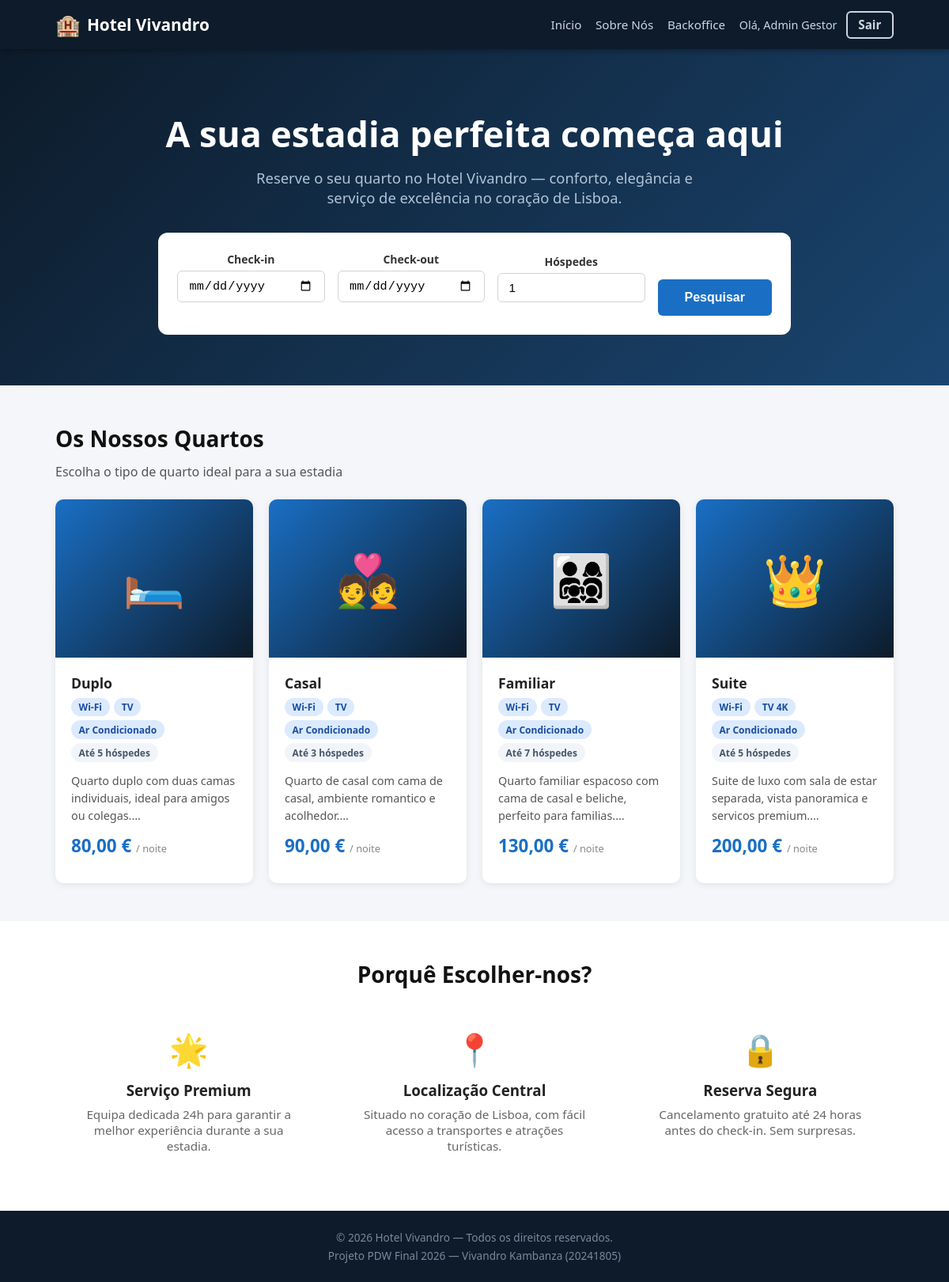
Screenshot of /backend/index.php (signed in) with the database file from the repository.
### tables this page shows
CREATE TABLE users (
    id          INT AUTO_INCREMENT PRIMARY KEY,
    name        VARCHAR(100)  NOT NULL,
    email       VARCHAR(150)  NOT NULL UNIQUE,
    password_hash VARCHAR(255) NOT NULL,
    role        ENUM('client','receptionist','manager') NOT NULL DEFAULT 'client',
    document_type ENUM('cc','passport','other') DEFAULT NULL,
    document_number VARCHAR(50) DEFAULT NULL,
    nif         VARCHAR(9)    DEFAULT NULL,
    phone       VARCHAR(20)   DEFAULT NULL,
    status      ENUM('active','inactive') NOT NULL DEFAULT 'active',
    created_at  DATETIME      NOT NULL DEFAULT CURRENT_TIMESTAMP
);

CREATE TABLE room_types (
    id                      INT AUTO_INCREMENT PRIMARY KEY,
    name                    VARCHAR(50)     NOT NULL,
    base_capacity           INT             NOT NULL,
    max_capacity            INT             NOT NULL,
    base_daily_rate         DECIMAL(10,2)   NOT NULL,
    breakfast_cost_per_guest DECIMAL(10,2)  NOT NULL DEFAULT 10.00,
    extra_guest_surcharge   DECIMAL(10,2)   NOT NULL DEFAULT 20.00,
    description             TEXT,
    amenities               VARCHAR(255)    DEFAULT NULL,
    status                  ENUM('active','inactive') NOT NULL DEFAULT 'active'
);

### backend/includes/auth.php (called while the page is built, shortened)
<?php
require_once __DIR__ . '/functions.php';
function isLoggedIn(): bool {
    return isset($_SESSION['user_id']);
}
function currentUser(): ?array {
    static $user = null;
    if ($user === null) {
        $pdo = getDB();
        $stmt = $pdo->prepare('SELECT * FROM users WHERE id = ? AND status = "active"');
        $stmt->execute([$_SESSION['user_id']]);
        $user = $stmt->fetch() ?: null;
    }
    return $user;
}

### backend/includes/functions.php (called while the page is built, shortened)
<?php
function e(mixed $val): string {
    return htmlspecialchars((string)$val, ENT_QUOTES, 'UTF-8');
}
function formatMoney(float $amount): string {
    return number_format($amount, 2, ',', '.') . ' €';
}
function get(string $key, mixed $default = ''): mixed {
    return $_GET[$key] ?? $default;
}

### backend/index.php (the view, shortened to what this page needs)
<?php
require_once __DIR__ . '/includes/functions.php';
require_once __DIR__ . '/includes/auth.php';
$pdo = getDB();
$checkIn  = get('check_in');
$checkOut = get('check_out');
$guests   = max(1, (int)get('guests', 1));
$sql = 'SELECT * FROM room_types WHERE status = "active" ORDER BY base_daily_rate ASC';
$roomTypes = $pdo->query($sql)->fetchAll();
$rtIcons = ['Duplo' => '🛏️', 'Casal' => '💑', 'Familiar' => '👨‍👩‍👧‍👦', 'Suite' => '👑'];
include __DIR__ . '/includes/header.php';
?>
<section class="hero">
    <div class="container">
        <h1>A sua estadia perfeita começa aqui</h1>
        <p>Reserve o seu quarto no Hotel Vivandro — conforto, elegância e serviço de excelência no coração de Lisboa.</p>
        <form method="get" action="index.php" class="hero-search">
            <div class="form-group">
                <label class="form-label">Check-in</label>
                <input type="date" name="check_in" class="form-control"
                    value="<?= e($checkIn) ?>"
                    min="<?= date('Y-m-d') ?>">
            </div>
            <div class="form-group">
                <label class="form-label">Check-out</label>
                <input type="date" name="check_out" class="form-control"
                    value="<?= e($checkOut) ?>"
                    min="<?= date('Y-m-d', strtotime('+1 day')) ?>">
            </div>
            <div class="form-group">
                <label class="form-label">Hóspedes</label>
                <input type="number" name="guests" class="form-control" value="<?= e($guests) ?>" min="1" max="7">
            </div>
            <div>
                <button type="submit" class="btn btn-primary btn-lg">Pesquisar</button>
            </div>
        </form>
    </div>
</section>
<section class="section">
    <div class="container">
        <?php if ($checkIn && $checkOut): ?>
            <h2 class="section-title">
                Resultados para <?= e(formatDate($checkIn)) ?> → <?= e(formatDate($checkOut)) ?> (<?= e($guests) ?> hóspede<?= $guests > 1 ? 's' : '' ?>)
            </h2>
            <?php if (empty($roomTypes)): ?>
                <div class="alert alert-warning">Não existem quartos disponíveis para os critérios escolhidos. Tente outras datas ou menos hóspedes.</div>
            <?php endif; ?>
        <?php else: ?>
            <h2 class="section-title">Os Nossos Quartos</h2>
            <p class="section-subtitle">Escolha o tipo de quarto ideal para a sua estadia</p>
        <?php endif; ?>
        <div class="grid-4">
        <?php foreach ($roomTypes as $rt): ?>
            <?php
            $icon   = $rtIcons[$rt['name']] ?? '🏠';
            $amenitiesList = explode(',', $rt['amenities'] ?? '');
            ?>
            <div class="card">
                <div class="card-img"><?= $icon ?></div>
                <div class="card-body">
                    <div class="card-title"><?= e($rt['name']) ?></div>
                    <div class="card-badges">
                        <?php foreach (array_slice($amenitiesList, 0, 3) as $am): ?>
                            <span class="badge badge-blue"><?= e(trim($am)) ?></span>
                        <?php endforeach; ?>
                        <span class="badge badge-gray">Até <?= e($rt['max_capacity']) ?> hóspedes</span>
                    </div>
                    <p class="card-text"><?= e(mb_substr($rt['description'], 0, 90)) ?>…</p>
                    <div class="card-price">
                        <?= formatMoney($rt['base_daily_rate']) ?> <small>/ noite</small>
                    </div>
                </div>
            </div>
        <?php endforeach; ?>
        </div>
    </div>
</section>
<section class="section" style="background:#fff; padding: 3rem 0;">
    <div class="container">
        <h2 class="section-title text-center">Porquê Escolher-nos?</h2>
        <div class="grid-3" style="margin-top:1.5rem">
            <div class="text-center" style="padding:1.5rem">
                <div style="font-size:2.5rem;margin-bottom:.75rem">🌟</div>
                <h3 style="margin-bottom:.5rem">Serviço Premium</h3>
                <p style="color:#666;font-size:.95rem">Equipa dedicada 24h para garantir a melhor experiência durante a sua estadia.</p>
            </div>
            <div class="text-center" style="padding:1.5rem">
                <div style="font-size:2.5rem;margin-bottom:.75rem">📍</div>
                <h3 style="margin-bottom:.5rem">Localização Central</h3>
                <p style="color:#666;font-size:.95rem">Situado no coração de Lisboa, com fácil acesso a transportes e atrações turísticas.</p>
            </div>
            <div class="text-center" style="padding:1.5rem">
                <div style="font-size:2.5rem;margin-bottom:.75rem">🔒</div>
                <h3 style="margin-bottom:.5rem">Reserva Segura</h3>
                <p style="color:#666;font-size:.95rem">Cancelamento gratuito até 24 horas antes do check-in. Sem surpresas.</p>
            </div>
        </div>
    </div>
</section>
<?php include __DIR__ . '/includes/footer.php'; ?>

### backend/includes/header.php (shortened to what this page needs)
<?php
require_once __DIR__ . '/functions.php';
require_once __DIR__ . '/auth.php';
$_currentUser = currentUser();
$_role = $_currentUser['role'] ?? null;
$_isAdmin = in_array($_role, ['manager', 'receptionist']);
?>
<!DOCTYPE html>
<html lang="pt">
<head>
    <link rel="stylesheet" href="<?= BASE_URL ?>/assets/css/style.css">
</head>
<body>
<header class="site-header">
    <div class="container header-inner">
        <a href="<?= BASE_URL ?>/index.php" class="logo">
            <span class="logo-icon">🏨</span>
            <span>Hotel Vivandro</span>
        </a>
        <nav class="main-nav">
            <a href="<?= BASE_URL ?>/index.php">Início</a>
            <a href="<?= BASE_URL ?>/about.php">Sobre Nós</a>
            <?php if ($_isAdmin): ?>
                <a href="<?= BASE_URL ?>/admin/index.php">Backoffice</a>
            <?php endif; ?>
            <?php if (isLoggedIn()): ?>
                <div class="nav-user">
                    <span>Olá, <?= e($_currentUser['name']) ?></span>
                    <a href="<?= BASE_URL ?>/logout.php" class="btn btn-sm btn-outline">Sair</a>
                </div>
            <?php else: ?>
                <a href="<?= BASE_URL ?>/login.php" class="btn btn-sm">Entrar</a>
                <a href="<?= BASE_URL ?>/register.php" class="btn btn-sm btn-outline">Registar</a>
            <?php endif; ?>
        </nav>
    </div>
</header>
<main>

### backend/assets/css/style.css (style rules this page uses)
*, *::before, *::after { box-sizing: border-box; margin: 0; padding: 0; }
html { font-size: 16px; scroll-behavior: smooth; }
body { font-family: 'Segoe UI', system-ui, sans-serif; background: #f4f6f9; color: #222; min-height: 100vh; display: flex; flex-direction: column; }
main { flex: 1; }
a { color: #1a6fc4; text-decoration: none; }
.container { max-width: 1100px; margin: 0 auto; padding: 0 1.25rem; }
.section { padding: 3rem 0; }
.section-title { font-size: 1.75rem; font-weight: 700; margin-bottom: 1.5rem; color: #111; }
.section-subtitle { color: #555; margin-top: -.75rem; margin-bottom: 1.5rem; }
.grid-3 { display: grid; grid-template-columns: repeat(3, 1fr); gap: 1.5rem; }
.grid-4 { display: grid; grid-template-columns: repeat(4, 1fr); gap: 1.25rem; }
.site-header { background: #0d1b2a; color: #fff; padding: .85rem 0; position: sticky; top: 0; z-index: 100; box-shadow: 0 2px 8px rgba(0,0,0,.35); }
.header-inner { display: flex; align-items: center; justify-content: space-between; gap: 1rem; }
.logo { display: flex; align-items: center; gap: .5rem; color: #fff; font-size: 1.3rem; font-weight: 700; }
.logo-icon { font-size: 1.6rem; }
.main-nav { display: flex; align-items: center; gap: 1.1rem; flex-wrap: wrap; }
.main-nav a { color: #cdd6e0; font-size: .95rem; transition: color .2s; }
.nav-user { display: flex; align-items: center; gap: .7rem; color: #cdd6e0; font-size: .9rem; }
.btn { display: inline-block; padding: .55rem 1.3rem; border-radius: 6px; font-size: .9rem; font-weight: 600; cursor: pointer; border: 2px solid transparent; transition: all .2s; text-align: center; }
.btn-primary { background: #1a6fc4; color: #fff; }
.btn-outline { background: transparent; border-color: #cdd6e0; color: #cdd6e0; }
.btn-sm { padding: .35rem .85rem; font-size: .82rem; }
.btn-lg { padding: .75rem 2rem; font-size: 1rem; }
.card { background: #fff; border-radius: 10px; box-shadow: 0 2px 10px rgba(0,0,0,.08); overflow: hidden; transition: transform .2s, box-shadow .2s; }
.card-img { width: 100%; height: 200px; object-fit: cover; background: linear-gradient(135deg, #1a6fc4, #0d1b2a); display: flex; align-items: center; justify-content: center; font-size: 4rem; }
.card-body { padding: 1.25rem; }
.card-title { font-size: 1.1rem; font-weight: 700; margin-bottom: .4rem; }
.card-text { color: #555; font-size: .9rem; margin-bottom: .75rem; line-height: 1.5; }
.card-price { font-size: 1.4rem; font-weight: 800; color: #1a6fc4; margin-bottom: .75rem; }
.card-price small { font-size: .8rem; font-weight: 400; color: #888; }
.card-badges { display: flex; flex-wrap: wrap; gap: .35rem; margin-bottom: .85rem; }
.badge { display: inline-block; padding: .2rem .6rem; border-radius: 20px; font-size: .75rem; font-weight: 600; }
.badge-blue { background: #dbeafe; color: #1a4d9e; }
.badge-gray { background: #f1f5f9; color: #475569; }
.form-group { margin-bottom: 1.1rem; }
.form-label { display: block; font-size: .875rem; font-weight: 600; margin-bottom: .3rem; color: #333; }
.form-control { width: 100%; padding: .55rem .85rem; border: 1px solid #ced4da; border-radius: 6px; font-size: .95rem; transition: border-color .2s, box-shadow .2s; background: #fff; }
.hero { background: linear-gradient(135deg, #0d1b2a 0%, #1a4570 100%); color: #fff; padding: 5rem 0 4rem; text-align: center; }
.hero h1 { font-size: 2.8rem; font-weight: 800; margin-bottom: 1rem; line-height: 1.2; }
.hero p { font-size: 1.15rem; color: #b0c4d8; max-width: 600px; margin: 0 auto 2rem; }
.hero-search { background: #fff; border-radius: 12px; padding: 1.5rem; max-width: 800px; margin: 0 auto; display: grid; grid-template-columns: 1fr 1fr 1fr auto; gap: 1rem; align-items: end; }
.hero-search .form-label { color: #333; }
.text-center { text-align: center; }

### rows the page displays
users: name "Admin Gestor"
room_types: name "🛏️", name "Duplo", amenities "Wi-Fi", amenities "TV", amenities "Ar Condicionado", max_capacity "5", description "Quarto duplo com duas camas individuais, ideal para amigos ou colegas.", base_daily_rate "80,00 €"
room_types: name "💑", name "Casal", amenities "Wi-Fi", amenities "TV", amenities "Ar Condicionado", max_capacity "3", description "Quarto de casal com cama de casal, ambiente romantico e acolhedor.", base_daily_rate "90,00 €"
room_types: name "👨‍👩‍👧‍👦", name "Familiar", amenities "Wi-Fi", amenities "TV", amenities "Ar Condicionado", max_capacity "7", description "Quarto familiar espacoso com cama de casal e beliche, perfeito para familias.", base_daily_rate "130,00 €"
room_types: name "👑", name "Suite", amenities "Wi-Fi", amenities "TV 4K", amenities "Ar Condicionado", max_capacity "5", description "Suite de luxo com sala de estar separada, vista panoramica e servicos premium.", base_daily_rate "200,00 €"
